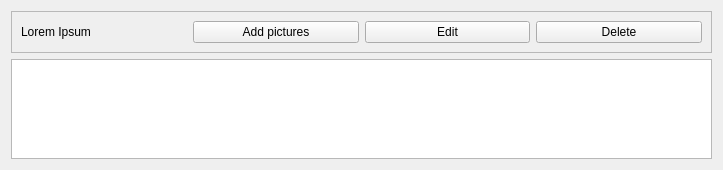
<?xml version="1.0" encoding="UTF-8"?>
<ui version="4.0">
 <class>AlbumWidget</class>
 <widget class="QWidget" name="AlbumWidget">
  <property name="geometry">
   <rect>
    <x>0</x>
    <y>0</y>
    <width>723</width>
    <height>170</height>
   </rect>
  </property>
  <property name="windowTitle">
   <string>Form</string>
  </property>
  <layout class="QVBoxLayout" name="verticalLayout">
   <item>
    <widget class="QFrame" name="albumInfoFrame">
     <property name="frameShape">
      <enum>QFrame::StyledPanel</enum>
     </property>
     <property name="frameShadow">
      <enum>QFrame::Raised</enum>
     </property>
     <layout class="QHBoxLayout" name="horizontalLayout">
      <item>
       <widget class="QLabel" name="albumName">
        <property name="text">
         <string>Lorem Ipsum</string>
        </property>
        <property name="textFormat">
         <enum>Qt::AutoText</enum>
        </property>
       </widget>
      </item>
      <item>
       <widget class="QPushButton" name="addPicturesButton">
        <property name="text">
         <string>Add pictures</string>
        </property>
       </widget>
      </item>
      <item>
       <widget class="QPushButton" name="editButton">
        <property name="text">
         <string>Edit</string>
        </property>
       </widget>
      </item>
      <item>
       <widget class="QPushButton" name="deleteButton">
        <property name="text">
         <string>Delete</string>
        </property>
       </widget>
      </item>
     </layout>
    </widget>
   </item>
   <item>
    <widget class="QListView" name="thumbnailListView"/>
   </item>
  </layout>
 </widget>
 <resources/>
 <connections/>
</ui>
